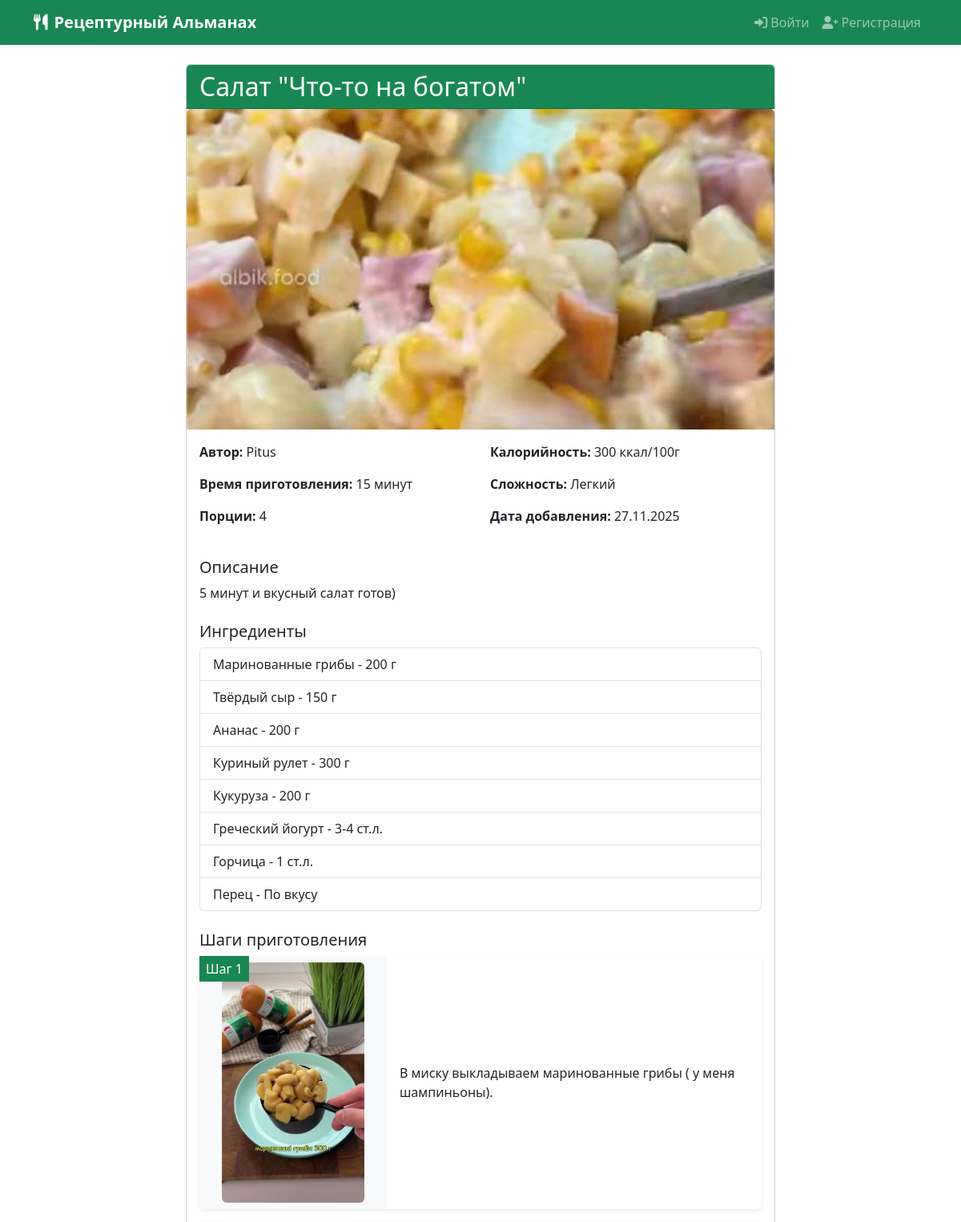
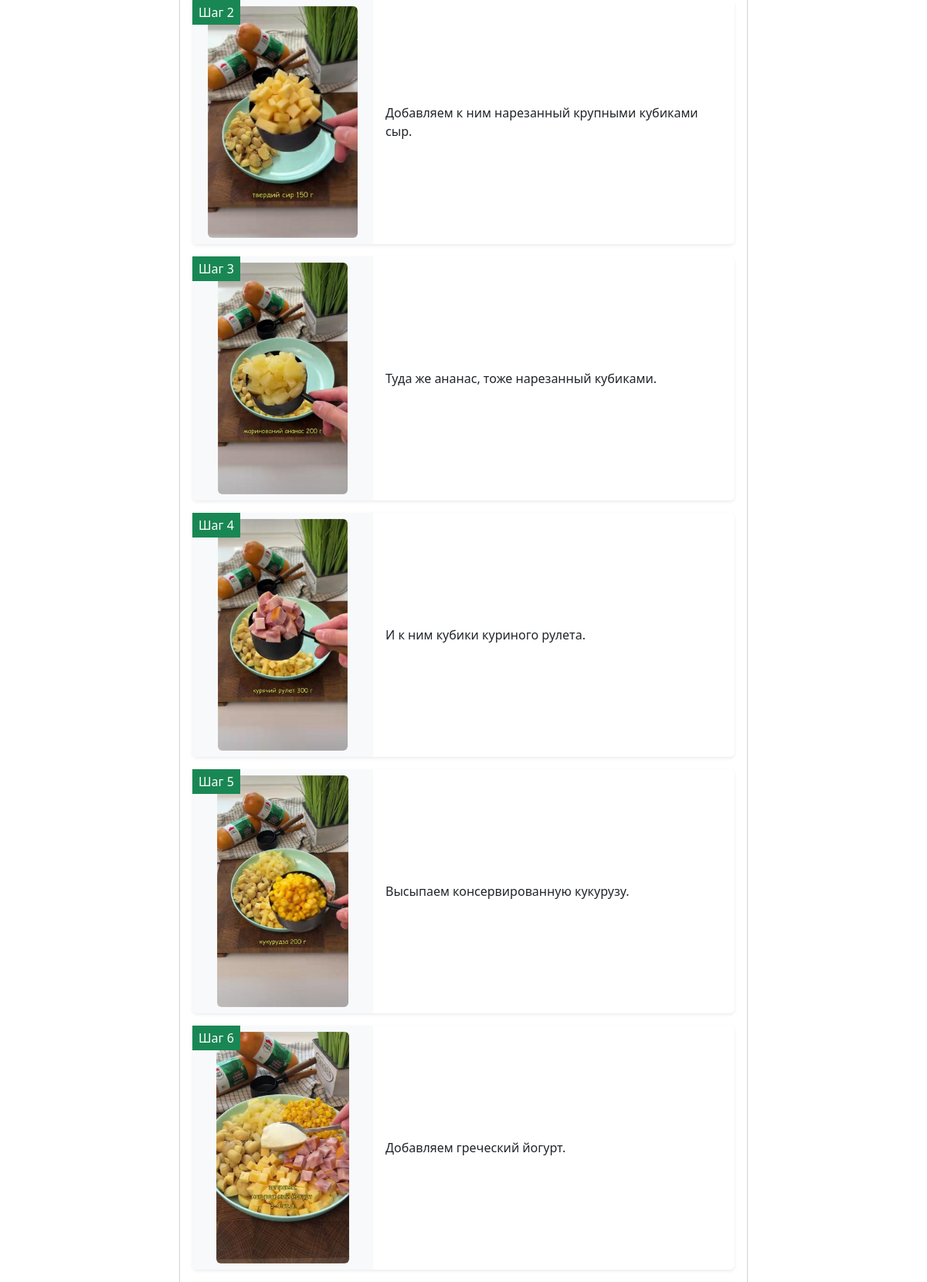
The app's page /recipe/22/ (upper part) with its own data (2 pictures, top to bottom).
### recipes/models.py (models this page shows, shortened)
class Recipe(models.Model):
    DIFFICULTY_LEVELS = [
        ('easy', 'Легкий'),
        ('medium', 'Средний'),
        ('hard', 'Сложный'),
    ]
    title = models.CharField(max_length=200)
    description = models.TextField()  # Краткое описание для ленты
    author = models.ForeignKey(User, on_delete=models.CASCADE)
    cooking_time = models.PositiveIntegerField(help_text="Время приготовления в минутах")
    servings = models.PositiveIntegerField(help_text="Количество порций")
    calories_per_100g = models.PositiveIntegerField(help_text="Калории на 100 грамм")
    difficulty = models.CharField(max_length=10, choices=DIFFICULTY_LEVELS)
    created_at = models.DateTimeField(auto_now_add=True)
    updated_at = models.DateTimeField(auto_now=True)
    main_photo = models.ImageField(upload_to='recipes/main_photos/')
    video = models.FileField(upload_to='recipes/videos/', null=True, blank=True)
    hashtags = models.ManyToManyField(Hashtag, blank=True)

class Ingredient(models.Model):
    recipe = models.ForeignKey(Recipe, related_name='ingredients', on_delete=models.CASCADE)
    name = models.CharField(max_length=100)
    quantity = models.CharField(max_length=50)  # Например: "2 шт", "100 г", "по вкусу"

class CookingStep(models.Model):
    recipe = models.ForeignKey(Recipe, related_name='cooking_steps', on_delete=models.CASCADE)
    step_number = models.PositiveIntegerField()
    description = models.TextField()
    photo = models.ImageField(upload_to='recipes/steps_photos/', blank=True, null=True)
    class Meta:
        ordering = ['step_number']

### recipes/views.py (the view)
# urls.py: path('recipe/<int:pk>/', views.RecipeDetailView.as_view(), name='recipe-detail'),
class RecipeDetailView(DetailView):
    model = Recipe
    template_name = 'recipes/recipe_detail.html'

### templates/recipes/recipe_detail.html (shortened to what this page needs)
{% extends 'base.html' %}
{% block content %}
<div class="row">
    <div class="col-md-8 mx-auto">
        <div class="card">
            <div class="card-header bg-success text-white">
                <h2 class="mb-0">{{ recipe.title }}</h2>
            </div>
            {% if recipe.main_photo %}
            <img src="{{ recipe.main_photo.url }}" class="card-img-top" alt="{{ recipe.title }}" style="max-height: 400px; object-fit: cover;">
            {% endif %}
            <div class="card-body">
                <div class="row mb-4">
                    <div class="col-md-6">
                        <p><strong>Автор:</strong> {{ recipe.author.username }}</p>
                        <p><strong>Время приготовления:</strong> {{ recipe.cooking_time }} минут</p>
                        <p><strong>Порции:</strong> {{ recipe.servings }}</p>
                    </div>
                    <div class="col-md-6">
                        <p><strong>Калорийность:</strong> {{ recipe.calories_per_100g }} ккал/100г</p>
                        <p><strong>Сложность:</strong> {{ recipe.get_difficulty_display }}</p>
                        <p><strong>Дата добавления:</strong> {{ recipe.created_at|date:"d.m.Y" }}</p>
                    </div>
                </div>
                <h5>Описание</h5>
                <p class="mb-4">{{ recipe.description }}</p>
                {% if recipe.ingredients.all %}
                <h5>Ингредиенты</h5>
                <ul class="list-group mb-4">
                    {% for ingredient in recipe.ingredients.all %}
                    <li class="list-group-item">{{ ingredient.name }} - {{ ingredient.quantity }}</li>
                    {% endfor %}
                </ul>
                {% endif %}
                {% if recipe.cooking_steps.all %}
<h5>Шаги приготовления</h5>
<div class="mb-4">
    {% for step in recipe.cooking_steps.all %}
    <div class="card mb-3 border-0 shadow-sm">
        <div class="card-body p-0">
            <div class="row g-0">
                <div class="col-md-4 position-relative order-md-1 order-2">
                    {% if step.photo %}
                    <div class="h-100 d-flex align-items-center justify-content-center bg-light rounded-start rounded-md-start-0 rounded-top-md p-2">
                        <img src="{{ step.photo.url }}" alt="Шаг {{ step.step_number }}"
                             class="img-fluid rounded" style="max-height: 300px; width: auto; object-fit: contain;">
                    </div>
                    {% else %}
                    <div class="h-100 d-flex align-items-center justify-content-center bg-light rounded-start rounded-md-start-0 rounded-top-md text-muted p-3" style="min-height: 150px;">
                        <i class="fas fa-image fa-2x"></i>
                    </div>
                    {% endif %}
                    <div class="position-absolute top-0 start-0 bg-success text-white px-2 py-1 rounded-bottom-end">
                        Шаг {{ step.step_number }}
                    </div>
                </div>
                <div class="col-md-8 d-flex align-items-center order-md-2 order-1">
                    <div class="p-3">
                        <p class="card-text mb-0">{{ step.description }}</p>
                    </div>
                </div>
            </div>
        </div>
    </div>
    {% endfor %}
</div>
{% endif %}
            </div>
        </div>
    </div>
</div>
{% endblock %}

### templates/base.html (shortened to what this page needs)
{% load static %}
<!DOCTYPE html>
<html lang="ru">
<head>
    <link href="https://cdn.jsdelivr.net/npm/bootstrap@5.3.2/dist/css/bootstrap.min.css" rel="stylesheet">
    <link rel="stylesheet" href="https://cdnjs.cloudflare.com/ajax/libs/font-awesome/6.0.0/css/all.min.css">
    <link rel="stylesheet" href="{% static 'css/style.css' %}">
</head>
<body>
    <nav class="navbar navbar-expand-lg navbar-dark bg-success shadow-sm">
        <div class="container">
            <a class="navbar-brand fw-bold" href="{% url 'recipes:home' %}">
                <i class="fas fa-utensils me-2"></i>Рецептурный Альманах
            </a>
            <div class="collapse navbar-collapse" id="navbarNav">
                <div class="navbar-nav ms-auto">
                    {% if user.is_authenticated %}
                       <a class="nav-link d-flex align-items-center" href="{% url 'others:articles-list' %}">
                       <i class="fa fa-book" aria-hidden="true"></i>
                        <span>Статьи</span>
                        </a>
                        <a class="nav-link d-flex align-items-center" href="{% url 'others:recommendations-list' %}">
                        <i class="fa fa-star" aria-hidden="true"></i>
                        <span>Рекомендации</span>
                        </a>
                        <a class="nav-link d-flex align-items-center" href="{% url 'others:statistics' %}">
                        <i class="fa fa-line-chart" aria-hidden="true"></i>
                        <span>Статистика</span>
                        </a>
                        <a class="nav-link d-flex align-items-center" href="{% url 'recipes:recipe-create' %}">
                            <i class="fas fa-plus-circle me-1"></i>
                            <span>Добавить рецепт</span>
                        </a>
                        <a class="nav-link d-flex align-items-center" href="{% url 'users:profile' %}">
                            <i class="fas fa-user me-1"></i>
                            <span>Профиль</span>
                        </a>
                        <form method="post" action="{% url 'users:logout' %}" class="d-inline">
                            {% csrf_token %}
                            <button type="submit" class="btn btn-link nav-link d-flex align-items-center" style="border: none; background: none; color: rgba(255,255,255,.85); padding: 0.5rem 1rem;">
                                <i class="fas fa-sign-out-alt me-1"></i>
                                <span>Выйти ({{ user.username }})</span>
                            </button>
                        </form>
                    {% else %}
                        <a class="nav-link d-flex align-items-center" href="{% url 'users:login' %}">
                            <i class="fas fa-sign-in-alt me-1"></i>
                            <span>Войти</span>
                        </a>
                        <a class="nav-link d-flex align-items-center" href="{% url 'users:register' %}">
                            <i class="fas fa-user-plus me-1"></i>
                            <span>Регистрация</span>
                        </a>
                    {% endif %}
                </div>
            </div>
        </div>
    </nav>
    <div class="container mt-4">
        {% block content %}{% endblock %}
    </div>
</body>
</html>

### static/css/style.css (style rules this page uses)
.navbar-brand { font-weight: 700; }
.nav-link { transition: all 0.3s ease; }
html { scroll-behavior: smooth; }

### records on screen
Recipe: title "Салат \"Что-то на богатом\"", main_photo (picture), author.username "Pitus", cooking_time "15", servings "4", calories_per_100g "300", difficulty "Легкий", created_at "27.11.2025", description "5 минут и вкусный салат готов)"
Ingredient: name "Маринованные грибы", quantity "200 г"
Ingredient: name "Твёрдый сыр", quantity "150 г"
Ingredient: name "Ананас", quantity "200 г"
Ingredient: name "Куриный рулет", quantity "300 г"
Ingredient: name "Кукуруза", quantity "200 г"
Ingredient: name "Греческий йогурт", quantity "3-4 ст.л."
Ingredient: name "Горчица", quantity "1 ст.л."
Ingredient: name "Перец", quantity "По вкусу"
CookingStep: photo (picture), step_number "1", description "В миску выкладываем маринованные грибы ( у меня шампиньоны)."
CookingStep: photo (picture), step_number "2", description "Добавляем к ним нарезанный крупными кубиками сыр."
CookingStep: photo (picture), step_number "3", description "Туда же ананас, тоже нарезанный кубиками."
CookingStep: photo (picture), step_number "4", description "И к ним кубики куриного рулета."
CookingStep: photo (picture), step_number "5", description "Высыпаем консервированную кукурузу."
CookingStep: photo (picture), step_number "6", description "Добавляем греческий йогурт."
